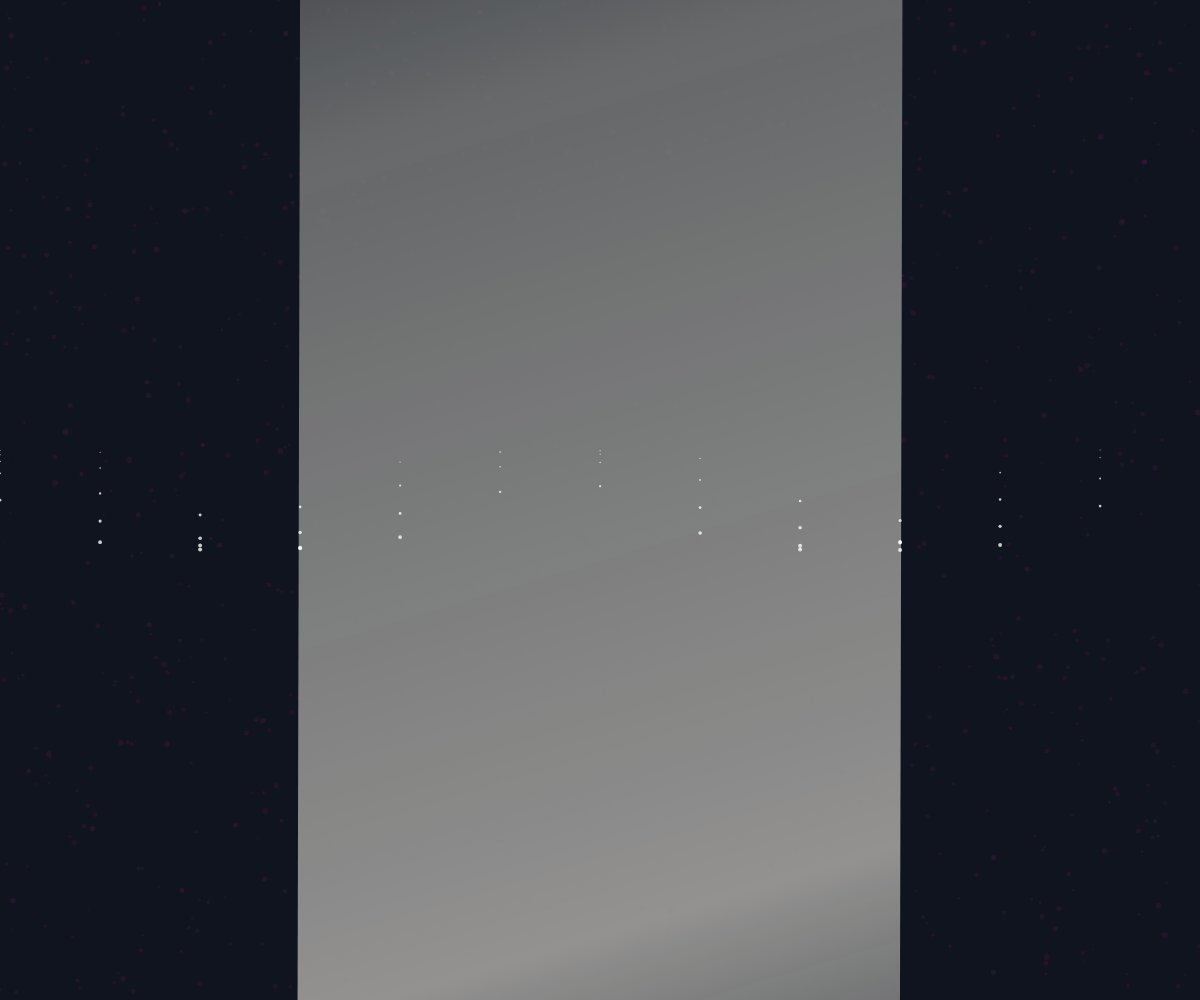
Frame 1 (no input)
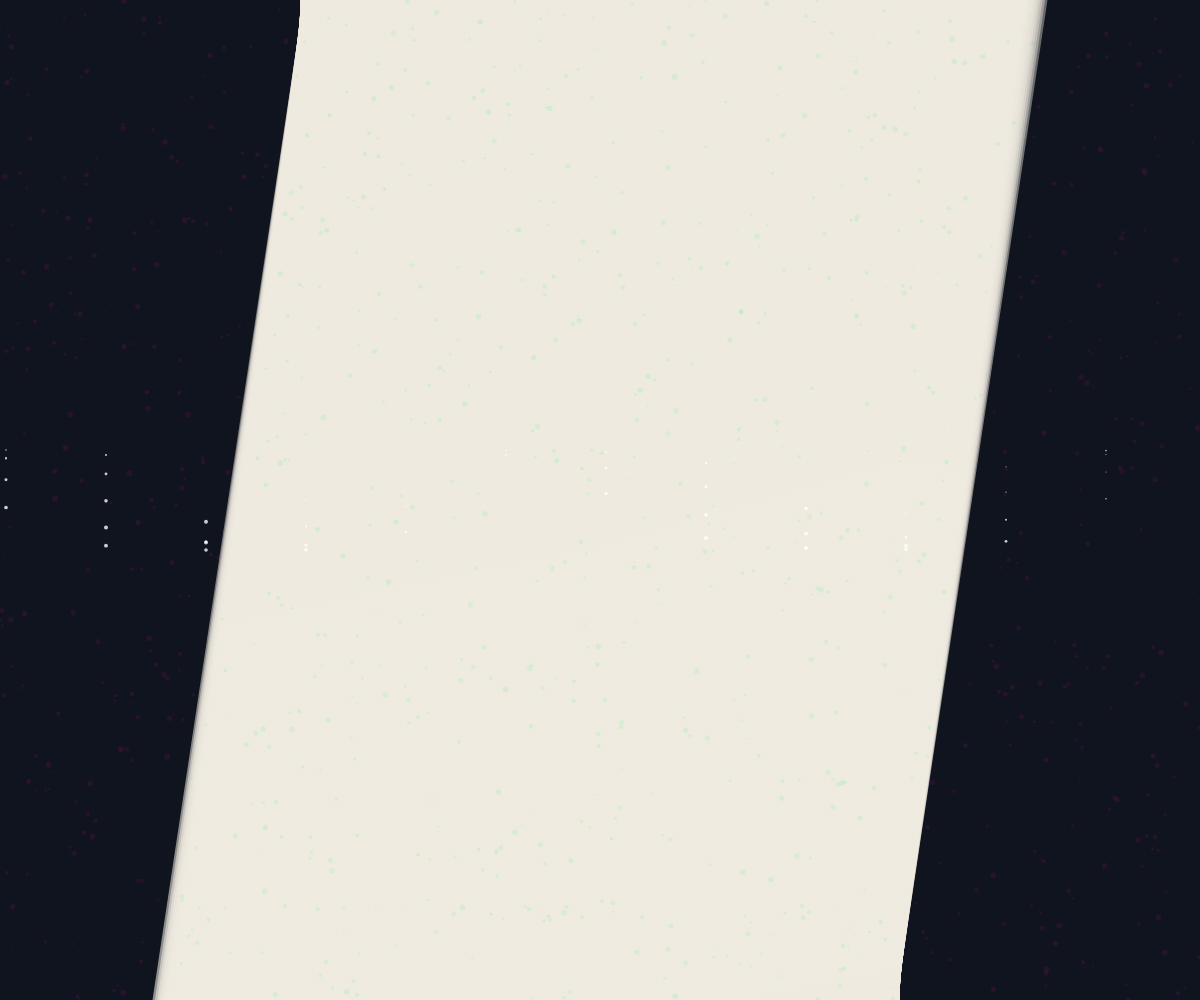
Frame 60 (no input)
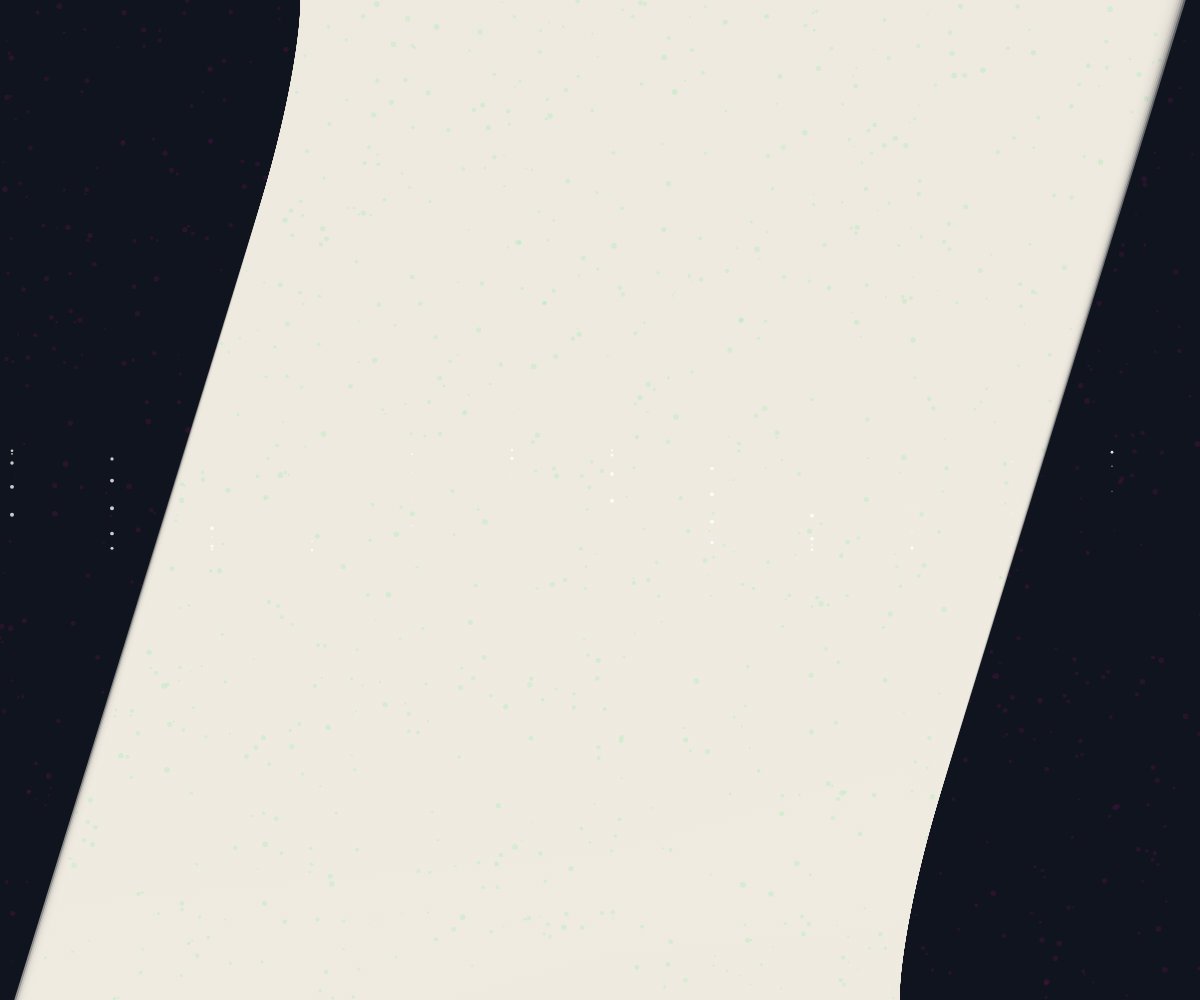
Frame 120 (the mouse pressed at the canvas centre since frame 60)

The p5.js sketch that drew these frames (run headless with seeded random() and noise() and a simulated clock; from frame 60 on, the mouse is pressed at the canvas centre):

// p5.js sketch
// ── sketch.js
let fogParticles = [];
let beam;
let time = 0;

function setup() {
  createCanvas(windowWidth, windowHeight);
  // Create fog particles
  for (let i = 0; i < 1000; i++) {
    fogParticles.push({
      x: random(width),
      y: random(height),
      z: random(100),
      speed: random(0.1, 0.3),
      size: random(2, 6)
    });
  }
  // Create lighthouse beam
  beam = createGraphics(width, height);
  beam.noStroke();
  beam.colorMode(HSB, 360, 100, 100, 1);
}

function draw() {
  background(15, 20, 30); // Deep blue background

  time += 0.005;

  // Draw fog particles
  for (let p of fogParticles) {
    p.y += p.speed;
    if (p.y > height) {
      p.y = 0;
      p.x = random(width);
    }
    let alpha = map(sin(time + p.z * 0.01), -1, 1, 30, 80);
    fill(100, 20, 80, alpha);
    noStroke();
    ellipse(p.x, p.y, p.size);
  }

  // Draw lighthouse beam
  let angle = time * 0.5;
  let beamWidth = map(sin(time * 2), -1, 1, 0.3, 0.7) * width;

  // Create the sweeping beam effect
  beam.background(0, 0, 0, 0);
  beam.push();
  beam.translate(width / 2, height / 2);
  beam.rotate(angle);
  let gradient = beam.drawingContext.createLinearGradient(
    -beamWidth / 2,
    -height,
    beamWidth / 2,
    height
  );
  gradient.addColorStop(0, color(255, 255, 255, 0));
  gradient.addColorStop(0.3, color(255, 255, 255, 100));
  gradient.addColorStop(0.7, color(255, 255, 255, 150));
  gradient.addColorStop(1, color(255, 255, 255, 0));

  beam.drawingContext.fillStyle = gradient;
  beam.rect(-beamWidth / 2, -height, beamWidth, height * 2);
  beam.pop();

  // Apply the beam to the canvas
  blendMode(DIFFERENCE);
  image(beam, 0, 0);

  // Add shimmering points (moonlight reflections)
  blendMode(BLEND);
  for (let i = 0; i < 50; i++) {
    let x = (time * 20 + i * 100) % width;
    let y = height / 2 + sin(time * 0.5 + i) * 50;
    let size = map(sin(time * 3 + i), -1, 1, 1, 4);
    fill(255, 255, 255, 200);
    noStroke();
    ellipse(x, y, size);
  }
}

function windowResized() {
  resizeCanvas(windowWidth, windowHeight);
}
